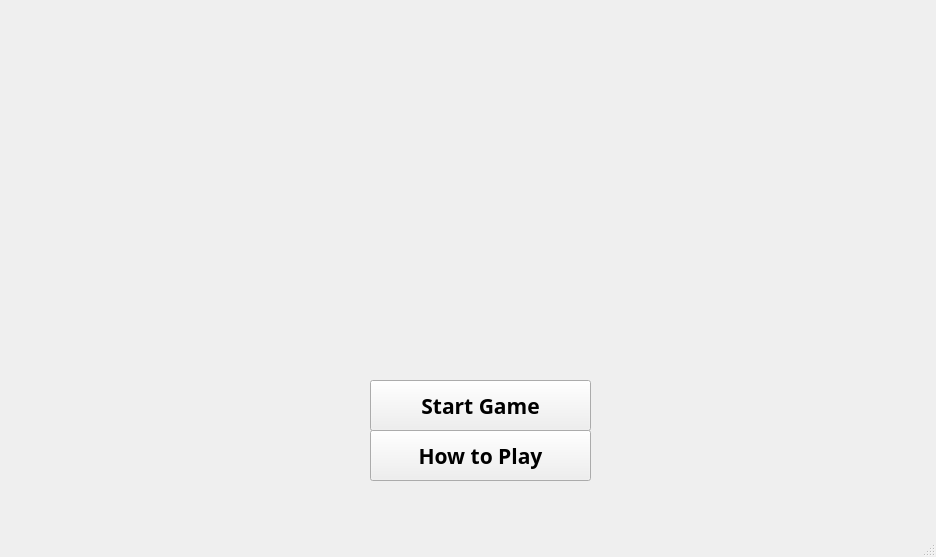
<?xml version="1.0" encoding="UTF-8"?>
<ui version="4.0">
 <class>MainWindow</class>
 <widget class="QMainWindow" name="MainWindow">
  <property name="geometry">
   <rect>
    <x>0</x>
    <y>0</y>
    <width>936</width>
    <height>557</height>
   </rect>
  </property>
  <property name="windowTitle">
   <string>MainWindow</string>
  </property>
  <widget class="QWidget" name="centralwidget">
   <widget class="QLabel" name="label">
    <property name="geometry">
     <rect>
      <x>0</x>
      <y>-10</y>
      <width>931</width>
      <height>491</height>
     </rect>
    </property>
    <property name="text">
     <string>&lt;html&gt;&lt;head/&gt;&lt;body&gt;&lt;p&gt;&lt;br/&gt;&lt;/p&gt;&lt;/body&gt;&lt;/html&gt;</string>
    </property>
   </widget>
   <widget class="QPushButton" name="pushButton">
    <property name="geometry">
     <rect>
      <x>370</x>
      <y>380</y>
      <width>221</width>
      <height>51</height>
     </rect>
    </property>
    <property name="font">
     <font>
      <family>Tw Cen MT</family>
      <pointsize>16</pointsize>
      <bold>true</bold>
     </font>
    </property>
    <property name="cursor">
     <cursorShape>PointingHandCursor</cursorShape>
    </property>
    <property name="text">
     <string>Start Game</string>
    </property>
   </widget>
   <widget class="QPushButton" name="pushButton_2">
    <property name="geometry">
     <rect>
      <x>370</x>
      <y>430</y>
      <width>221</width>
      <height>51</height>
     </rect>
    </property>
    <property name="font">
     <font>
      <family>Tw Cen MT</family>
      <pointsize>16</pointsize>
      <bold>true</bold>
     </font>
    </property>
    <property name="cursor">
     <cursorShape>PointingHandCursor</cursorShape>
    </property>
    <property name="text">
     <string>How to Play</string>
    </property>
   </widget>
  </widget>
  <widget class="QMenuBar" name="menubar">
   <property name="geometry">
    <rect>
     <x>0</x>
     <y>0</y>
     <width>936</width>
     <height>42</height>
    </rect>
   </property>
  </widget>
  <widget class="QStatusBar" name="statusbar"/>
 </widget>
 <resources/>
 <connections/>
</ui>
